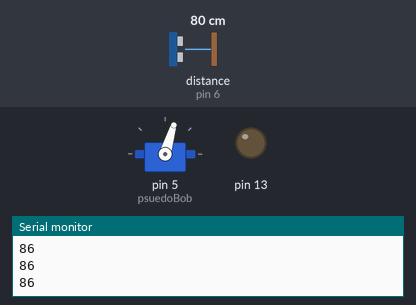
Recording of a sketch running on a simulated Arduino Uno, built with avr-gcc and run on an emulated ATmega328P. Parts: servo, output pins drawn as LEDs (lit = HIGH), the last lines printed to the serial monitor. Wiring (inferred from the names in the program): ultrasonic range finder: trigger pin 7; echo pin 6. The inputs (shaded band) are chosen by the test bench; at power-on: distance to the obstacle (sensor on pin 6) 80 cm. The echo pulse lasts 58.3 µs per cm; pins used as bus, display or sensor lines are not drawn.

Above: at 1.2 s.
1.3 s: distance to the obstacle (sensor on pin 6) set to 50 cm
2.8 s: distance to the obstacle (sensor on pin 6) set to 43 cm
At 3.8 s:
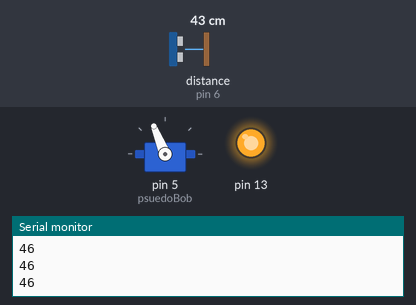
4.4 s: distance to the obstacle (sensor on pin 6) set to 60 cm
At 5.7 s:
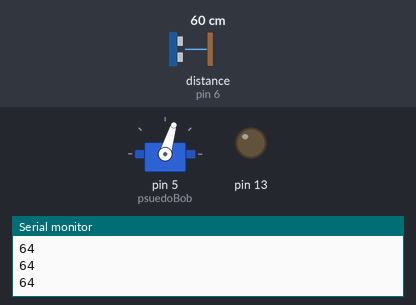
6.0 s: distance to the obstacle (sensor on pin 6) set to 2 cm
At 6.5 s:
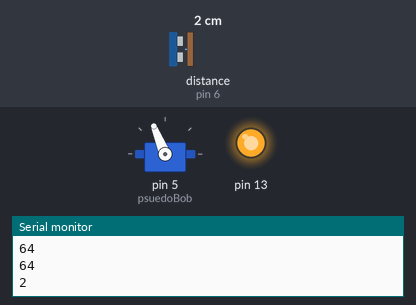
Timing chart, 0 to 8.7 s (numbered marks = the images above; inputs shaded):
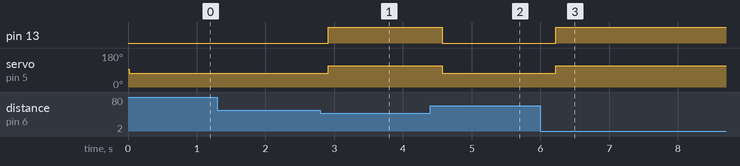

Measured:
- the behaviour switches between 47 and 46 cm on distance to the obstacle (sensor on pin 6) (found by bisection; images 0 and 1)
- after the input at 2.8 s, pin 13: LOW → HIGH after 0.12 s; servo on pin 5 (psuedoBob): 73° → 112° after 0.12 s
- after the input at 4.4 s, pin 13: HIGH → LOW after 0.17 s; servo on pin 5 (psuedoBob): 112° → 73° after 0.17 s
- after the input at 6.0 s, pin 13: LOW → HIGH after 0.22 s; servo on pin 5 (psuedoBob): 73° → 112° after 0.22 s

The sketch:

seudoBobcod.ino
```cpp
#include <Servo.h>

Servo psuedoBob;

//TrigPin to Pin 2
//EchoPin to Pin 4

int trigPin = 7;
int echoPin = 6;

long cm;
long duration;
long distance;


void setup()
{
 psuedoBob.attach(5);

 pinMode(trigPin, OUTPUT);
 pinMode(echoPin, INPUT);
 pinMode(13, OUTPUT);


 Serial.begin(9600);
 psuedoBob.writeMicroseconds(1500);

}


void loop(){

  cm = getDistance();
  Serial.println(cm);

  if(cm< 50 && cm!=0 ){
    digitalWrite(13, HIGH);
    psuedoBob.writeMicroseconds(1700);//turns right
    delay(400);
  }
  else {
    digitalWrite(13, LOW);
    psuedoBob.writeMicroseconds(1300);//turns left
    delay(400);
  }

}


long getDistance()
{
  delay(10);
  //trigger the device
  digitalWrite(trigPin, LOW);
  delayMicroseconds(2);
  digitalWrite(trigPin, HIGH);
  delayMicroseconds(10);
  digitalWrite(trigPin, LOW);

//how long it has been since we sent the ping
  duration = pulseIn(echoPin, HIGH);

//convert the duration to centimeters ( div by 2 because to and frro)
  cm = duration/27/2;
  return cm;
}
```
